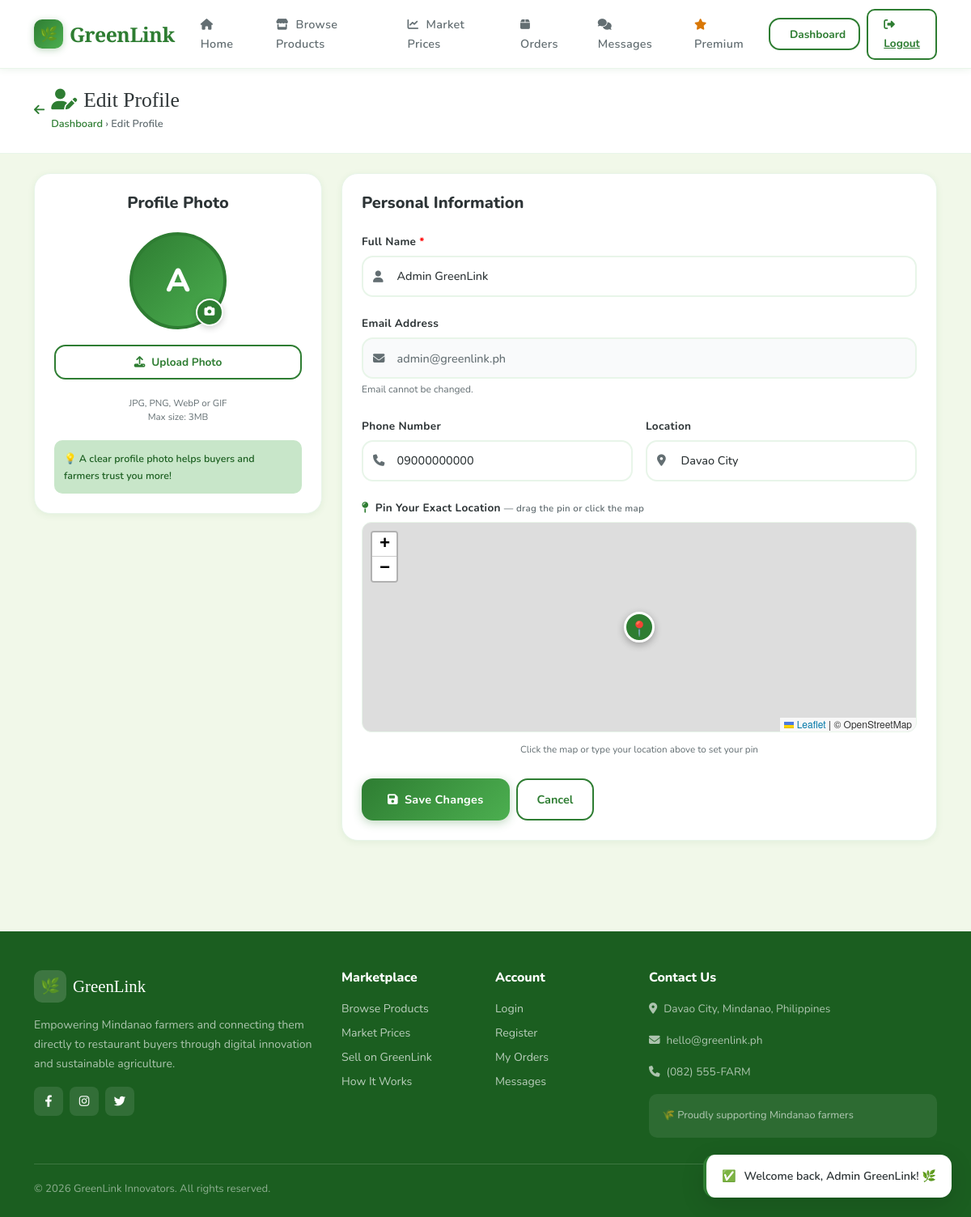
/farmer/profile.php (signed in), run on the app's committed database.
### tables this page shows
CREATE TABLE IF NOT EXISTS users (
    id INT AUTO_INCREMENT PRIMARY KEY,
    name VARCHAR(100) NOT NULL,
    email VARCHAR(150) UNIQUE NOT NULL,
    password VARCHAR(255) NOT NULL,
    role ENUM('farmer', 'buyer', 'admin') NOT NULL DEFAULT 'buyer',
    phone VARCHAR(20),
    location VARCHAR(150),
    profile_image VARCHAR(255) DEFAULT NULL,
    is_active TINYINT(1) DEFAULT 1,
    created_at TIMESTAMP DEFAULT CURRENT_TIMESTAMP,
    updated_at TIMESTAMP DEFAULT CURRENT_TIMESTAMP ON UPDATE CURRENT_TIMESTAMP
);

### config/database.php (called while the page is built, shortened)
<?php
function sanitize($input) {
    return htmlspecialchars(strip_tags(trim($input)), ENT_QUOTES, 'UTF-8');
}

### farmer/profile.php (the view, shortened to what this page needs)
<?php
require_once __DIR__ . '/../includes/header.php';
$pdo    = getDBConnection();
$userId = $_SESSION['user_id'];
$role   = $_SESSION['role'];
$user = $pdo->prepare("SELECT * FROM users WHERE id=?");
$user->execute([$userId]);
$user = $user->fetch();
$farmer = null;
$profileImageUrl = !empty($user['profile_image'])
    ? BASE_URL . '/assets/images/profiles/' . htmlspecialchars($user['profile_image'])
    : null;
if ($role === 'farmer')       $dashUrl = '../farmer/dashboard.php';
elseif ($role === 'admin')    $dashUrl = '../admin/dashboard.php';
else                          $dashUrl = '../buyer/dashboard.php';
$isPrem = $role === 'farmer' && !empty($farmer['is_premium']) && !empty($farmer['premium_until']) && strtotime($farmer['premium_until']) > time();
?>
<div style="background:<?= $isPrem ? 'linear-gradient(180deg,#fffbeb 0%,#fef9ee 40%,var(--bg) 100%)' : 'var(--bg)' ?>;min-height:100vh;padding-bottom:3rem;">
    <div class="page-header" style="<?= $isPrem ? 'background:linear-gradient(135deg,#78350f,#92400e,#b45309,#d97706);box-shadow:0 4px 20px rgba(217,119,6,.25);' : '' ?>">
        <div class="container">
            <div class="d-flex align-items-center gap-2">
                <a href="<?= $dashUrl ?>" style="color:<?= $isPrem ? 'white' : 'var(--primary)' ?>;text-decoration:none;"><i class="fa-solid fa-arrow-left"></i></a>
                <div>
                    <h1 style="<?= $isPrem ? 'color:white;' : '' ?>">
                        <?php if ($isPrem): ?>
                            ⭐ Edit Profile
                        <?php else: ?>
                            <i class="fa-solid fa-user-pen text-green me-2"></i>Edit Profile
                        <?php endif; ?>
                    </h1>
                    <div class="page-breadcrumb" style="<?= $isPrem ? 'color:rgba(255,255,255,.8);' : '' ?>">
                        <a href="<?= $dashUrl ?>" style="<?= $isPrem ? 'color:rgba(255,255,255,.7);' : '' ?>">Dashboard</a> › Edit Profile
                    </div>
                </div>
            </div>
        </div>
    </div>
    <div class="container">
        <form method="POST" enctype="multipart/form-data">
            <div class="row g-4">
                <div class="col-lg-4">
                    <div class="gl-card">
                        <div class="gl-card-body text-center">
                            <h5 style="font-weight:800;margin-bottom:1.5rem;">Profile Photo</h5>
                            <div id="profilePreviewWrap" style="position:relative;display:inline-block;margin-bottom:1.2rem;">
                                <?php if ($profileImageUrl): ?>
                                <img id="profilePreview" src="<?= $profileImageUrl ?>"
                                     alt="Profile"
                                     style="width:120px;height:120px;border-radius:50%;object-fit:cover;border:4px solid var(--primary);box-shadow:0 4px 20px rgba(0,0,0,0.1);">
                                <?php else: ?>
                                <div id="profileInitial" style="width:120px;height:120px;border-radius:50%;background:linear-gradient(135deg,var(--primary),var(--primary-light));display:flex;align-items:center;justify-content:center;color:white;font-weight:800;font-size:2.5rem;border:4px solid var(--primary);margin:0 auto;">
                                    <?= strtoupper(substr($user['name'],0,1)) ?>
                                </div>
                                <?php endif; ?>
                                <button type="button" onclick="document.getElementById('profileImageInput').click()"
                                        style="position:absolute;bottom:4px;right:4px;width:34px;height:34px;border-radius:50%;background:var(--primary);border:2px solid white;color:white;display:flex;align-items:center;justify-content:center;cursor:pointer;font-size:0.8rem;box-shadow:0 2px 8px rgba(0,0,0,0.2);">
                                    <i class="fa-solid fa-camera"></i>
                                </button>
                            </div>
                            <div>
                                <button type="button" onclick="document.getElementById('profileImageInput').click()"
                                        class="btn-outline-green" style="padding:0.5rem 1.2rem;font-size:0.85rem;width:100%;justify-content:center;margin-bottom:0.5rem;">
                                    <i class="fa-solid fa-upload"></i>
                                    <?= $profileImageUrl ? 'Change Photo' : 'Upload Photo' ?>
                                </button>
                            </div>
                            <div style="font-size:0.72rem;color:var(--text-muted);margin-top:0.8rem;line-height:1.5;">
                                JPG, PNG, WebP or GIF<br>Max size: 3MB
                            </div>
                            <div style="background:var(--pale-green);border-radius:10px;padding:0.75rem;margin-top:1.2rem;font-size:0.78rem;color:var(--primary-dark);font-weight:600;text-align:left;">
                                💡 A clear profile photo helps buyers and farmers trust you more!
                            </div>
                        </div>
                    </div>
                </div>
                <div class="col-lg-8">
                    <div class="gl-card">
                        <div class="gl-card-body">
                            <h5 style="font-weight:800;margin-bottom:1.5rem;">Personal Information</h5>
                            <div class="gl-form-group">
                                <label>Full Name <span style="color:red;">*</span></label>
                                <div class="gl-input-wrap">
                                    <input type="text" name="name" class="gl-input"
                                           value="<?= sanitize($user['name']) ?>" required>
                                </div>
                            </div>
                            <div class="gl-form-group">
                                <label>Email Address</label>
                                <div class="gl-input-wrap">
                                    <input type="email" class="gl-input"
                                           value="<?= sanitize($user['email']) ?>" disabled
                                           style="background:#F9FAFB;cursor:not-allowed;color:var(--text-muted);">
                                </div>
                                <small style="color:var(--text-muted);font-size:0.75rem;">Email cannot be changed.</small>
                            </div>
                          <div class="row g-3">
                                <div class="col-sm-6">
                                    <div class="gl-form-group">
                                        <label>Phone Number</label>
                                        <div class="gl-input-wrap">
                                            <input type="text" name="phone" class="gl-input"
                                                   placeholder="09XXXXXXXXX"
                                                   value="<?= sanitize($user['phone'] ?? '') ?>">
                                        </div>
                                    </div>
                                </div>
                              <div class="col-sm-6">
                                    <div class="gl-form-group">
                                        <label>Location</label>
                                        <div class="gl-input-wrap">
                                            <input type="text" name="location" class="gl-input"
                                                   placeholder="City / Province"
                                                   value="<?= sanitize($user['location'] ?? '') ?>"
                                                   id="locationText"
                                                   onchange="searchLocation(this.value)">
                                        </div>
                                    </div>
                                </div>
                            </div>
                            <div class="gl-form-group">
                                <label>
                                    <i class="fa-solid fa-map-pin text-green me-1"></i>
                                    Pin Your Exact Location
                                    <span style="font-size:.72rem;color:var(--text-muted);font-weight:600;"> — drag the pin or click the map</span>
                                </label>
                                <?php
                                $uCols2    = $pdo->query("SHOW COLUMNS FROM users")->fetchAll(PDO::FETCH_COLUMN);
                                $hasLL     = in_array('latitude', $uCols2);
                                $savedLat  = ($hasLL && !empty($user['latitude']))  ? floatval($user['latitude'])  : null;
                                $savedLng  = ($hasLL && !empty($user['longitude'])) ? floatval($user['longitude']) : null;
                                ?>
                                <link rel="stylesheet" href="https://unpkg.com/leaflet@1.9.4/dist/leaflet.css"/>
                                <div id="pinMap" style="height:260px;border-radius:12px;border:1.5px solid var(--border);margin-bottom:.5rem;"></div>
                                <div id="coordDisplay" style="font-size:.73rem;color:var(--text-muted);text-align:center;padding:4px 0;">
                                    <?php if ($savedLat): ?>
                                        📍 Pinned: <?= number_format($savedLat,5) ?>, <?= number_format($savedLng,5) ?>
                                    <?php else: ?>
                                        Click the map or type your location above to set your pin
                                    <?php endif; ?>
                                </div>
                            </div>
                            <div class="d-flex gap-2 mt-3">
                                <button type="submit" class="btn-green" style="padding:0.75rem 2rem;">
                                    <i class="fa-solid fa-floppy-disk"></i> Save Changes
                                </button>
                                <a href="<?= $dashUrl ?>" class="btn-outline-green" style="padding:0.75rem 1.5rem;">
                                    Cancel
                                </a>
                            </div>
                        </div>
                    </div>
                </div>
            </div>
        </form>
    </div>
</div>
<?php require_once __DIR__ . '/../includes/footer.php'; ?>

### assets/css/main.css (style rules this page uses)
:root { --primary: #2E7D32; --primary-dark: #1B5E20; --primary-light: #4CAF50; --light-green: #A5D6A7; --pale-green: #C8E6C9; --earth: #6D4C41; --earth-light: #A1887F; --bg: #F1F8E9; --bg-card: #FFFFFF; --text: #2D3436; --text-muted: #636E72; --border: #E8F5E9; --shadow-sm: 0 2px 8px rgba(46,125,50,0.08); --shadow-md: 0 4px 20px rgba(46,125,50,0.12); --shadow-lg: 0 8px 40px rgba(46,125,50,0.16); --radius-sm: 10px; --radius-md: 14px; --radius-lg: 20px; --radius-xl: 28px; --font-body: 'Nunito', sans-serif; --font-heading: 'Playfair Display', serif; --transition: all 0.25s cubic-bezier(0.4, 0, 0.2, 1); }
* { box-sizing: border-box; margin: 0; padding: 0; }
body { font-family: var(--font-body); background-color: var(--bg); color: var(--text); font-size: 15px; line-height: 1.7; min-height: 100vh; }
.btn-green { background: linear-gradient(135deg, var(--primary), var(--primary-light)); color: white; border: none; border-radius: var(--radius-md); padding: 0.65rem 1.6rem; font-weight: 700; font-size: 0.9rem; letter-spacing: 0.3px; transition: var(--transition); box-shadow: 0 3px 12px rgba(46,125,50,0.3); cursor: pointer; display: inline-flex; align-items: center; gap: 8px; text-decoration: none; }
.btn-outline-green { background: transparent; color: var(--primary); border: 2px solid var(--primary); border-radius: var(--radius-md); padding: 0.6rem 1.5rem; font-weight: 700; font-size: 0.9rem; transition: var(--transition); cursor: pointer; display: inline-flex; align-items: center; gap: 8px; text-decoration: none; }
.gl-card { background: var(--bg-card); border-radius: var(--radius-lg); box-shadow: var(--shadow-sm); border: 1px solid var(--border); transition: var(--transition); overflow: hidden; }
.gl-card-body { padding: 1.5rem; }
.gl-form-group { margin-bottom: 1.3rem; }
.gl-form-group label { display: block; font-weight: 700; font-size: 0.85rem; color: var(--text); margin-bottom: 0.4rem; letter-spacing: 0.3px; }
.gl-input-wrap { position: relative; }
.gl-input { width: 100%; padding: 0.7rem 1rem 0.7rem 2.6rem; border: 2px solid var(--border); border-radius: var(--radius-md); font-family: var(--font-body); font-size: 0.9rem; font-weight: 500; color: var(--text); background: white; transition: var(--transition); outline: none; -webkit-appearance: none; }
.page-header { background: white; border-bottom: 1px solid var(--border); padding: 1.5rem 0; margin-bottom: 1.5rem; }
.page-header h1 { font-family: var(--font-heading); font-size: 1.6rem; color: var(--text); margin-bottom: 0.2rem; }
.page-breadcrumb { font-size: 0.8rem; color: var(--text-muted); font-weight: 600; }
.page-breadcrumb a { color: var(--primary); text-decoration: none; }
.text-green { color: var(--primary) !important; }

### data on the page
users: name "A", name "Admin GreenLink", email "admin@greenlink.ph", phone "09000000000", location "Davao City"
